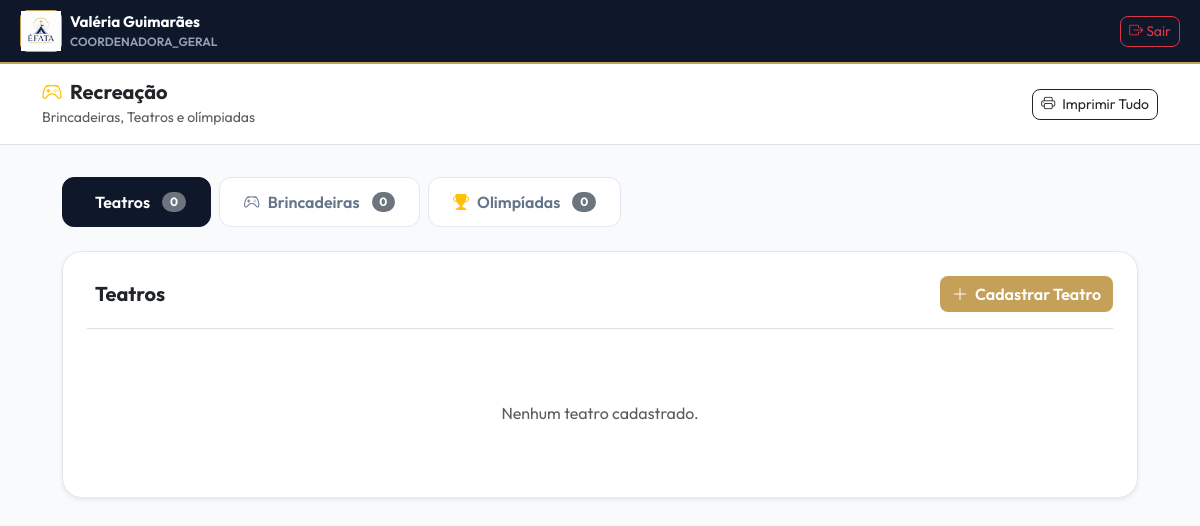
The app's page /recreacao.php, older data.
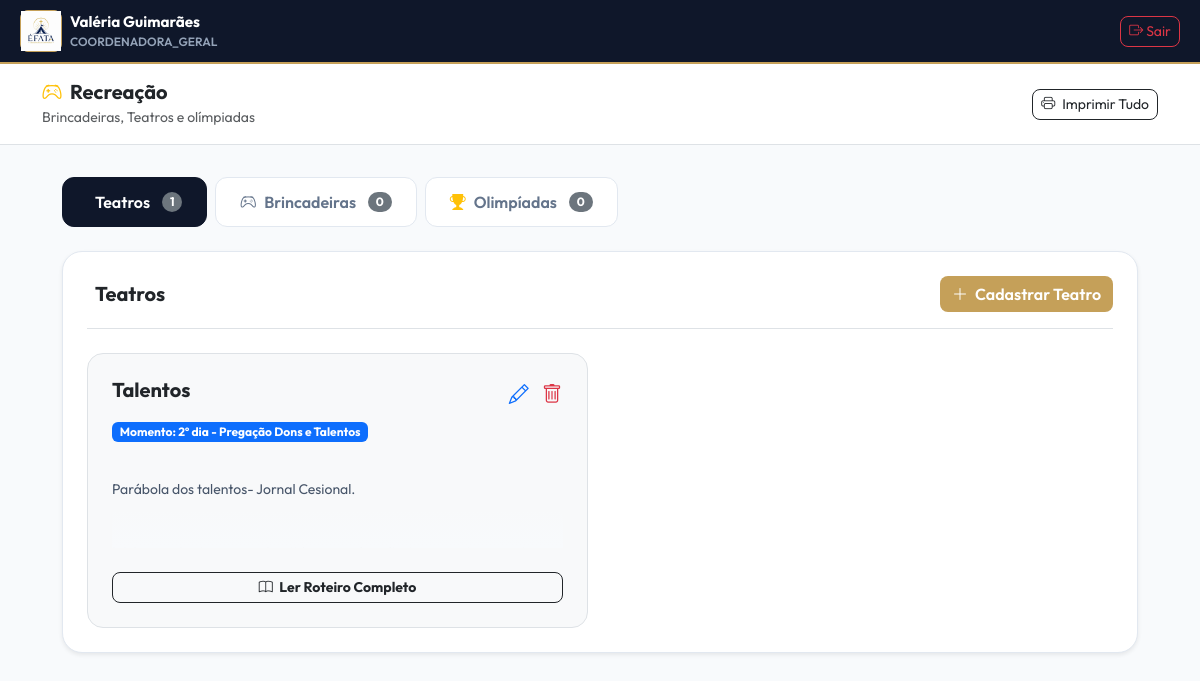
The same page, newer data.
### tables this page shows
CREATE TABLE `recreacao` (
  `id` int(11) NOT NULL,
  `edicao_id` int(11) DEFAULT 0,
  `tipo` enum('brincadeira','teatro','olimpiada') NOT NULL,
  `nome` varchar(255) DEFAULT NULL,
  `explicacao` text DEFAULT NULL,
  `momento` varchar(255) DEFAULT NULL,
  `texto_teatro` longtext DEFAULT NULL,
  `tema` varchar(255) DEFAULT NULL,
  `personagens` text DEFAULT NULL,
  `created_at` timestamp NOT NULL DEFAULT current_timestamp()
);

### recreacao.php (the view, shortened to what the changed rows need)
<?php
require_once 'config/database.php';
$edicao_id_param = isset($_GET['edicao_id']) ? intval($_GET['edicao_id']) : 0;
$conn->query("
    CREATE TABLE IF NOT EXISTS `recreacao` (
        `id` INT AUTO_INCREMENT PRIMARY KEY,
        `edicao_id` INT DEFAULT 0,
        `tipo` ENUM('brincadeira', 'teatro', 'olimpiada') NOT NULL,
        `nome` VARCHAR(255) DEFAULT NULL,
        `explicacao` TEXT DEFAULT NULL,
        `momento` VARCHAR(255) DEFAULT NULL,
        `texto_teatro` LONGTEXT DEFAULT NULL,
        `tema` VARCHAR(255) DEFAULT NULL,
        `personagens` TEXT DEFAULT NULL,
        `created_at` TIMESTAMP DEFAULT CURRENT_TIMESTAMP
    ) ENGINE=InnoDB DEFAULT CHARSET=utf8mb4;
");
$teatros      =$conn->query("SELECT * FROM recreacao WHERE tipo = 'teatro' " . ($edicao_id_param ? "AND edicao_id = $edicao_id_param " : "") . "ORDER BY id ASC")->fetch_all(MYSQLI_ASSOC);
?>
<!DOCTYPE html>
<html lang="pt-br">
<head>
    <link href="https://cdn.jsdelivr.net/npm/bootstrap@5.3.0/dist/css/bootstrap.min.css" rel="stylesheet">
    <link rel="stylesheet" href="https://cdn.jsdelivr.net/npm/bootstrap-icons@1.11.0/font/bootstrap-icons.css">
</head>
<body>
    <main class="container py-2" style="max-width: 1100px;">
        <ul class="nav nav-pills mb-4 gap-2 no-print" id="pills-tab" role="tablist">
            <li class="nav-item" role="presentation">
                <button class="nav-link active d-flex align-items-center gap-2" id="pills-teatros-tab" data-bs-toggle="pill" data-bs-target="#pills-teatros" type="button" role="tab">
                    <i class="bi bi-masks"></i> Teatros <span class="badge bg-secondary rounded-pill ms-1"><?= count($teatros) ?></span>
                </button>
            </li>
        </ul>
        <div class="tab-content" id="pills-tabContent">
            <div class="tab-pane fade show active" id="pills-teatros" role="tabpanel">
                <div class="card-custom p-4 shadow-sm">
                    <div class="d-flex align-items-center justify-content-between mb-4 border-bottom pb-3 no-print">
                        <h5 class="fw-bold m-0"><i class="bi bi-masks me-2 text-primary"></i>Teatros</h5>
                        <button class="btn btn-gold rounded-3" onclick="abrirModalTeatro()"><i class="bi bi-plus-lg me-1"></i> Cadastrar Teatro</button>
                    </div>
                    <?php if (empty($teatros)): ?>
                        <div class="text-center py-5 text-muted">Nenhum teatro cadastrado.</div>
                    <?php else: ?>
                        <div class="row g-4">
                            <?php foreach ($teatros as$t): ?>
                                <div class="col-12 col-md-6 item-print">
                                    <div class="p-4 bg-light rounded-4 border h-100 d-flex flex-column justify-content-between">
                                        <div>
                                            <div class="d-flex justify-content-between align-items-start mb-2">
                                                <h5 class="fw-bold text-dark m-0 texto-conteudo"><?= htmlspecialchars($t['nome']) ?></h5>
                                                <div class="no-print flex-shrink-0">
                                                    <button class="btn btn-sm text-primary p-0 me-2" onclick='editarTeatro(<?= json_encode($t) ?>)' title="Editar"><i class="bi bi-pencil fs-5"></i></button>
                                                    <button class="btn btn-sm text-danger p-0" onclick="excluirItem(<?= $t['id'] ?>)" title="Excluir"><i class="bi bi-trash fs-5"></i></button>
                                                </div>
                                            </div>
                                            <span class="badge bg-primary mb-3">Momento: <?= htmlspecialchars($t['momento']) ?></span>
                                            <div class="teatro-preview small texto-conteudo mb-3">
                                                <?= htmlspecialchars($t['texto_teatro']) ?>
                                            </div>
                                        </div>
                                        <div class="no-print pt-2">
                                            <button class="btn btn-outline-dark w-100 rounded-3 fw-bold btn-sm" onclick='visualizarTeatroCompleto(<?= json_encode($t) ?>)'>
                                                <i class="bi bi-book me-1"></i> Ler Roteiro Completo
                                            </button>
                                        </div>
                                    </div>
                                </div>
                            <?php endforeach; ?>
                        </div>
                    <?php endif; ?>
                </div>
            </div>
        </div>
    </main>
</body>
</html>

Row changes from the older to the newer data that the page shows:
added recreacao: nome "Talentos", momento "2º dia - Pregação Dons e Talentos", texto_teatro "Parábola dos talentos- Jornal Cesional.…"
Text that changed along with them:
count($teatros): "0" → "1"
text no longer shown: "Nenhum teatro cadastrado."
